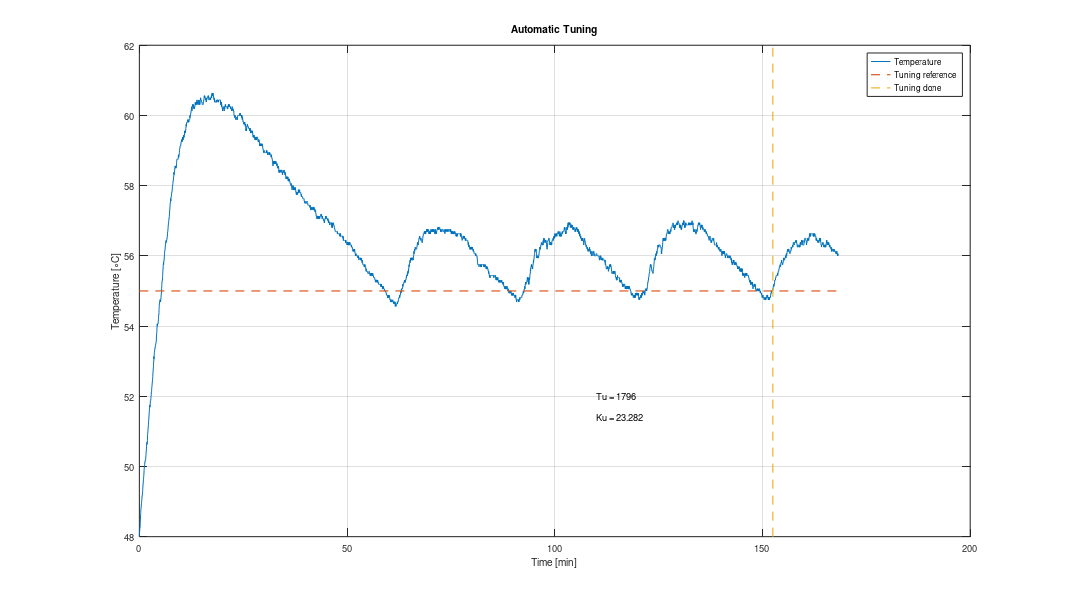

MATLAB code for this plot: (Note: this script raises an error after producing the figure.)
%%
A = load("4LTuning.txt");
timevect = 0:1:length(A)-1;
timevect=timevect./60;
plot(timevect,A)
hold on
plot([0 timevect(end)],[55 55],'--','LineWidth',1.25)
plot([152.5 152.5],[48 62],'--','LineWidth',1.25)
xlabel('Time [min]')
ylabel('Temperature [\circC]')
grid on
title('Automatic Tuning')
legend('Temperature','Tuning reference','Tuning done')
txt = 'Tu = 1796';
text(110,52,txt)
txt = 'Ku = 23.282';
text(110,51.4,txt)
%%
set(gcf,'color','w');
set(gcf,'PaperUnits','inches','PaperPosition',[0 0 16 9])
print('Autotune','-dpng','-r900')
close all
%%
A = load("PID_57_5_4l.txt");
SP=57.5;
timevect = 0:1:length(A)-1;
timevect=timevect./60;
overshoot = ((100/SP)*max(A))-100;
time10=(find(A>((SP-A(1))*0.1)+A(1),1));
time90=(find(A>((SP-A(1))*0.9)+A(1),1));
risetime = timevect(time90)-timevect(time10);
risetimetext = sprintf('Rise time: %.1f min',risetime);
overshoottext = sprintf('Peak: %.1f %cC, Overshoot: %.1f %%',max(A),char(176),overshoot);
plot(timevect,A)
hold on
plot([0 timevect(end)],[SP SP],'--','LineWidth',1.25)
p = plot([timevect(time10) timevect(time10)],[A(time10) A(time10)],'.','LineWidth',1,'Color',[0,0,0]);
plot([timevect(time90) timevect(time90)],[A(time90) A(time90)],'.','LineWidth',1,'Color',[0,0,0])
set(get(get(p,'Annotation'),'LegendInformation'),'IconDisplayStyle','off');
plot([0 timevect(end)],[max(A) max(A)],'--','LineWidth',1.25)
settlingtime = timevect(max(find(abs(A(1:100*60)-SP)>(SP*0.02))));
plot([settlingtime settlingtime],[10 75],'--','LineWidth',1.25)
settlingtimetext = sprintf('Settling time: %.1f min',settlingtime);
legend('Temperature','SP=57.5\circC',risetimetext,overshoottext,settlingtimetext,'location','southeast')
grid on
set(gcf,'color','w');
xlabel('Time [min]')
ylabel('Temperature [\circC]')
ylim([10 60])
title('Classic PID')
yticks([0 5 10 15 20 25 30 35 40 45 50 55 60 65 70 75])
%%
set(gcf,'color','w');
set(gcf,'PaperUnits','inches','PaperPosition',[0 0 16 9])
print('PID_57_5','-dpng','-r900')
close all
%%
A = load("PI_55_4l.txt");
SP=55;
timevect = 0:1:length(A)-1;
timevect=timevect./60;
overshoot = ((100/SP)*max(A))-100;
time10=(find(A>((SP-A(1))*0.1)+A(1),1));
time90=(find(A>((SP-A(1))*0.9)+A(1),1));
risetime = timevect(time90)-timevect(time10);
risetimetext = sprintf('Rise time: %.1f min',risetime);
overshoottext = sprintf('Peak: %.1f %cC, Overshoot: %.1f %%',max(A),char(176),overshoot);
plot(timevect,A)
hold on
plot([0 timevect(end)],[SP SP],'--','LineWidth',1.25)
p = plot([timevect(time10) timevect(time10)],[A(time10) A(time10)],'.','LineWidth',1,'Color',[0,0,0]);
plot([timevect(time90) timevect(time90)],[A(time90) A(time90)],'.','LineWidth',1,'Color',[0,0,0])
set(get(get(p,'Annotation'),'LegendInformation'),'IconDisplayStyle','off');
plot([0 timevect(end)],[max(A) max(A)],'--','LineWidth',1.25)
settlingtime = timevect(max(find(abs(A(1:161*60)-SP)>(SP*0.02))));
plot([settlingtime settlingtime],[10 75],'--','LineWidth',1.25)
settlingtimetext = sprintf('Settling time: %.1f min',settlingtime);
legend('Temperature','SP=55\circC',risetimetext,overshoottext,settlingtimetext,'location','southeast')
grid on
set(gcf,'color','w');
xlabel('Time [min]')
ylabel('Temperature [\circC]')
ylim([10 65])
title('Classic PI')
yticks([0 5 10 15 20 25 30 35 40 45 50 55 60 65 70 75])
%%
set(gcf,'color','w');
set(gcf,'PaperUnits','inches','PaperPosition',[0 0 16 9])
print('PI_55','-dpng','-r900')
close all
%%
A = load("PID_55_4l.txt");
SP=55;
timevect = 0:1:length(A)-1;
timevect=timevect./60;
overshoot = ((100/SP)*max(A))-100;
time10=(find(A>((SP-A(1))*0.1)+A(1),1));
time90=(find(A>((SP-A(1))*0.9)+A(1),1));
risetime = timevect(time90)-timevect(time10);
risetimetext = sprintf('Rise time: %.1f min',risetime);
overshoottext = sprintf('Peak: %.1f %cC, Overshoot: %.1f %%',max(A),char(176),overshoot);
plot(timevect,A)
hold on
plot([0 timevect(end)],[SP SP],'--','LineWidth',1.25)
p = plot([timevect(time10) timevect(time10)],[A(time10) A(time10)],'.','LineWidth',1,'Color',[0,0,0]);
plot([timevect(time90) timevect(time90)],[A(time90) A(time90)],'.','LineWidth',1,'Color',[0,0,0])
set(get(get(p,'Annotation'),'LegendInformation'),'IconDisplayStyle','off');
plot([0 timevect(end)],[max(A) max(A)],'--','LineWidth',1.25)
settlingtime = timevect(max(find(abs(A(1:66*60)-SP)>(SP*0.02))));
plot([settlingtime settlingtime],[10 75],'--','LineWidth',1.25)
settlingtimetext = sprintf('Settling time: %.1f min',settlingtime);
legend('Temperature','SP=55\circC',risetimetext,overshoottext,settlingtimetext,'location','southeast')
grid on
set(gcf,'color','w');
xlabel('Time [min]')
ylabel('Temperature [\circC]')
ylim([10 60])
title('Classic PID')
yticks([0 5 10 15 20 25 30 35 40 45 50 55 60 65 70 75])
%%
set(gcf,'color','w');
set(gcf,'PaperUnits','inches','PaperPosition',[0 0 16 9])
print('PID_55','-dpng','-r900')
close all
%%
A = load("NOOS_55_4l.txt");
SP=55;
timevect = 0:1:length(A)-1;
timevect=timevect./60;
overshoot = ((100/SP)*max(A))-100;
time10=(find(A>((SP-A(1))*0.1)+A(1),1));
time90=(find(A>((SP-A(1))*0.9)+A(1),1));
risetime = timevect(time90)-timevect(time10);
risetimetext = sprintf('Rise time: %.1f min',risetime);
overshoottext = sprintf('Peak: %.1f %cC, Overshoot: %.1f %%',max(A),char(176),overshoot);
plot(timevect,A)
hold on
plot([0 timevect(end)],[SP SP],'--','LineWidth',1.25)
p = plot([timevect(time10) timevect(time10)],[A(time10) A(time10)],'.','LineWidth',1,'Color',[0,0,0]);
plot([timevect(time90) timevect(time90)],[A(time90) A(time90)],'.','LineWidth',1,'Color',[0,0,0])
set(get(get(p,'Annotation'),'LegendInformation'),'IconDisplayStyle','off');
plot([0 timevect(end)],[max(A) max(A)],'--','LineWidth',1.25)
settlingtime = timevect(max(find(abs(A(1:85*60)-SP)>(SP*0.02))));
plot([settlingtime settlingtime],[10 75],'--','LineWidth',1.25)
settlingtimetext = sprintf('Settling time: %.1f min',settlingtime);
legend('Temperature','SP=55\circC',risetimetext,overshoottext,settlingtimetext,'location','southeast')
grid on
set(gcf,'color','w');
xlabel('Time [min]')
ylabel('Temperature [\circC]')
ylim([10 60])
title('No Overshoot PID')
yticks([0 5 10 15 20 25 30 35 40 45 50 55 60 65 70 75])
%%
set(gcf,'color','w');
set(gcf,'PaperUnits','inches','PaperPosition',[0 0 16 9])
print('NOOS_55','-dpng','-r900')
close all
%%
A = load("Pessen_55_4l.txt");
SP=55;
timevect = 0:1:length(A)-1;
timevect=timevect./60;
overshoot = ((100/SP)*max(A))-100;
time10=(find(A>((SP-A(1))*0.1)+A(1),1));
time90=(find(A>((SP-A(1))*0.9)+A(1),1));
risetime = timevect(time90)-timevect(time10);
risetimetext = sprintf('Rise time: %.1f min',risetime);
overshoottext = sprintf('Peak: %.1f %cC, Overshoot: %.1f %%',max(A),char(176),overshoot);
plot(timevect,A)
hold on
plot([0 timevect(end)],[SP SP],'--','LineWidth',1.25)
p = plot([timevect(time10) timevect(time10)],[A(time10) A(time10)],'.','LineWidth',1,'Color',[0,0,0]);
plot([timevect(time90) timevect(time90)],[A(time90) A(time90)],'.','LineWidth',1,'Color',[0,0,0])
set(get(get(p,'Annotation'),'LegendInformation'),'IconDisplayStyle','off');
plot([0 timevect(end)],[max(A) max(A)],'--','LineWidth',1.25)
settlingtime = timevect(max(find(abs(A(1:45*60)-SP)>(SP*0.02))));
plot([settlingtime settlingtime],[10 75],'--','LineWidth',1.25)
settlingtimetext = sprintf('Settling time: %.1f min',settlingtime);
legend('Temperature','SP=55\circC',risetimetext,overshoottext,settlingtimetext,'location','southeast')
grid on
set(gcf,'color','w');
xlabel('Time [min]')
ylabel('Temperature [\circC]')
ylim([10 60])
title('Pessen Integral Rule PID')
yticks([0 5 10 15 20 25 30 35 40 45 50 55 60 65 70 75])
%%
set(gcf,'color','w');
set(gcf,'PaperUnits','inches','PaperPosition',[0 0 16 9])
print('Pessen_55','-dpng','-r900')
close all

%%
A = load("Pessen_55_4l_sous_vide.txt");
SP=55;
timevect = 0:1:length(A)-1;
timevect=timevect./60;
plot(timevect,A)
hold on
plot([0 timevect(end)],[SP-1 SP-1],'--','LineWidth',1.25)
plot([0 timevect(end)],[SP SP],'--','LineWidth',1.25)
plot([0 timevect(end)],[SP+1 SP+1],'--','LineWidth',1.25)
plot([66 66],[10 60],'--','LineWidth',1.25)
plot([284.7 284.7],[10 60],'--','LineWidth',1.25)
plot([464.3 464.3],[10 60],'--','LineWidth',1.25)
plot([556.1 556.1],[10 60],'--','LineWidth',1.25)
grid on
legend('Temperature','54\circC','SP=55\circC','56\circC','Cold water added','Meat added','Opening lid and moving stuff around','Bearnaise added','location','southeast')
set(gcf,'color','w');
xlabel('Time [min]')
ylabel('Temperature [\circC]')
title('Pessen Integral Rule PID')
%%
set(gcf,'color','w');
set(gcf,'PaperUnits','inches','PaperPosition',[0 0 16 9])
print('Pessen_55_sous_vide','-dpng','-r900')
close all